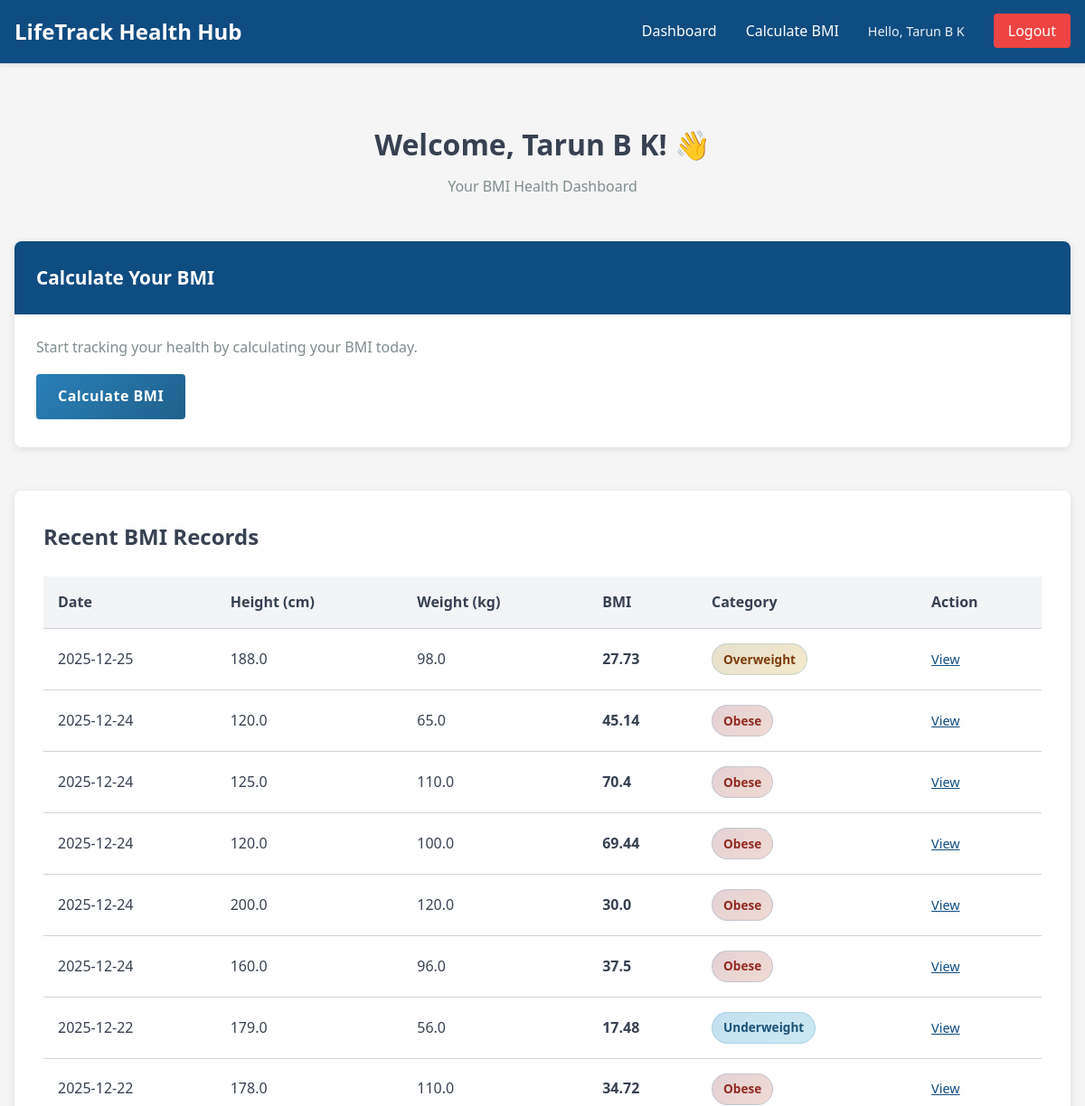
/dashboard (signed in, upper part), run on an earlier commit of the app's database.
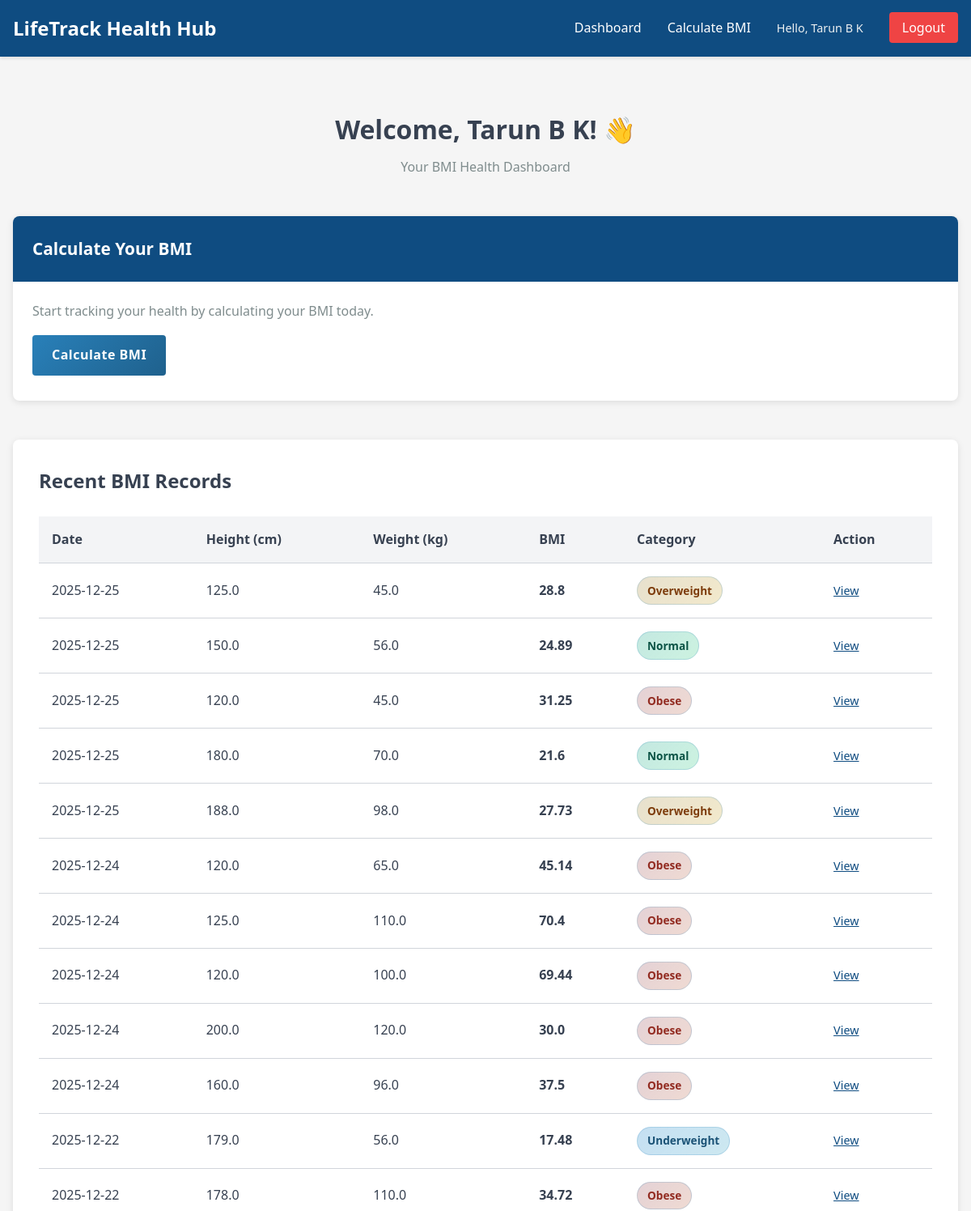
And on a later commit of the database.
### tables this page shows
CREATE TABLE bmi_records (
            id INTEGER PRIMARY KEY AUTOINCREMENT,
            patient_id INTEGER NOT NULL,
            height REAL NOT NULL,
            weight REAL NOT NULL,
            bmi REAL NOT NULL,
            category TEXT NOT NULL,
            date TIMESTAMP DEFAULT CURRENT_TIMESTAMP, age INTEGER,
            FOREIGN KEY (patient_id) REFERENCES users(id)
        );

### app.py (the view)
@app.route('/dashboard')
@login_required
def dashboard():
    db = get_db()
    cursor = db.cursor()
    cursor.execute(
        "SELECT * FROM bmi_records WHERE patient_id = ? AND date >= date('now', '-3 months') ORDER BY date DESC",
        (session['user_id'],)
    )
    records = cursor.fetchall()
    db.close()
    return render_template('dashboard.html', records=records)

### app.py (called while the page is built)
def get_db():
    db = sqlite3.connect(DATABASE)
    db.row_factory = sqlite3.Row
    return db

def login_required(f):
    @wraps(f)
    def decorated_function(*args, **kwargs):
        if 'user_id' not in session:
            return redirect(url_for('login'))
        return f(*args, **kwargs)
    return decorated_function

### templates/dashboard.html (shortened to what this page needs)
{% extends "base.html" %}
{% block content %}
<div class="dashboard-container">
    <div class="dashboard-header">
        <h1>Welcome, {{ session.get('user_name') }}! 👋</h1>
        <p>Your BMI Health Dashboard</p>
    </div>
    <div class="dashboard-grid">
        <div class="dashboard-card">
            <div class="card-header">
                <h2>Calculate Your BMI</h2>
            </div>
            <div class="card-body">
                <p>Start tracking your health by calculating your BMI today.</p>
                <a href="{{ url_for('bmi_calculator') }}" class="btn btn-primary">
                    Calculate BMI
                </a>
            </div>
        </div>
    </div>
    {% if records %}
    <div class="records-section">
        <h2>Recent BMI Records</h2>
        <div class="records-table">
            <table>
                <thead>
                    <tr>
                        <th>Date</th>
                        <th>Height (cm)</th>
                        <th>Weight (kg)</th>
                        <th>BMI</th>
                        <th>Category</th>
                        <th>Action</th>
                    </tr>
                </thead>
                <tbody>
                    {% for record in records %}
                    <tr>
                        <td>{{ record['date'][:10] }}</td>
                        <td>{{ record['height'] }}</td>
                        <td>{{ record['weight'] }}</td>
                        <td><strong>{{ record['bmi'] }}</strong></td>
                        <td>
                            <span class="badge badge-{{ record['category'].lower().replace(' ', '-') }}">
                                {{ record['category'] }}
                            </span>
                        </td>
                        <td>
                            <a href="{{ url_for('result', record_id=record['id']) }}" class="btn-link">View</a>
                        </td>
                    </tr>
                    {% endfor %}
                </tbody>
            </table>
        </div>
    </div>
    {% else %}
    <div class="no-records">
        <p>No BMI records yet. Start by calculating your BMI!</p>
    </div>
    {% endif %}
</div>
{% endblock %}

### templates/base.html (shortened to what this page needs)
<!DOCTYPE html>
<html lang="en">
<head>
    <link rel="stylesheet" href="{{ url_for('static', filename='css/style.css') }}">
</head>
<body>
    {% if session.get('user_id') %}
    <nav class="navbar">
        <div class="nav-container">
            <a href="{{ url_for('dashboard') }}" class="nav-logo">
                LifeTrack Health Hub
            </a>
            <ul class="nav-menu">
                <li class="nav-item">
                    <a href="{{ url_for('dashboard') }}" class="nav-link">Dashboard</a>
                </li>
                <li class="nav-item">
                    <a href="{{ url_for('bmi_calculator') }}" class="nav-link">Calculate BMI</a>
                </li>
                <li class="nav-item">
                    <span class="nav-username">Hello, {{ session.get('user_name') }}</span>
                </li>
                <li class="nav-item">
                    <a href="{{ url_for('logout') }}" class="nav-link logout-btn">Logout</a>
                </li>
            </ul>
        </div>
    </nav>
    {% endif %}
    <main class="main-content">
        {% block content %}{% endblock %}
    </main>
</body>
</html>

### static/css/style.css (style rules this page uses)
* { margin: 0; padding: 0; box-sizing: border-box; }
:root { --primary-color: #0F4C81; --secondary-color: #1BA098; --danger-color: #EF4444; --warning-color: #F59E0B; --info-color: #3B82F6; --light-gray: #F3F4F6; --dark-gray: #1F2937; --text-color: #374151; --border-color: #D1D5DB; --success-color: #10B981; --error-color: #EF4444; }
html, body { height: 100%; }
body { font-family: 'Segoe UI', Tahoma, Geneva, Verdana, sans-serif; line-height: 1.6; color: var(--text-color); background-color: #f5f5f5; }
a { text-decoration: none; color: var(--primary-color); transition: color 0.3s ease; }
.navbar { background-color: var(--primary-color); color: white; padding: 1rem 0; position: sticky; top: 0; z-index: 100; box-shadow: 0 2px 4px rgba(0,0,0,0.1); }
.nav-container { max-width: 1200px; margin: 0 auto; padding: 0 1rem; display: flex; justify-content: space-between; align-items: center; }
.nav-logo { font-size: 1.5rem; font-weight: bold; color: white; display: flex; align-items: center; gap: 0.5rem; }
.nav-menu { display: flex; list-style: none; gap: 2rem; align-items: center; flex-wrap: wrap; }
.nav-item a { color: white; transition: color 0.3s ease; }
.nav-username { color: #ecf0f1; font-size: 0.9rem; }
.logout-btn { background-color: var(--danger-color); padding: 0.5rem 1rem; border-radius: 4px; transition: background-color 0.3s ease; }
.main-content { min-height: calc(100vh - 200px); max-width: 1200px; margin: 2rem auto; padding: 0 1rem; }
.btn { padding: 0.75rem 1.5rem; border: none; border-radius: 4px; font-size: 1rem; cursor: pointer; transition: all 0.3s ease; display: inline-block; text-align: center; font-weight: 600; }
.btn-primary { background: linear-gradient(135deg, #2980b9 0%, #1f618d 100%); color: white; font-weight: 600; letter-spacing: 0.5px; position: relative; overflow: hidden; }
.btn-primary::before { content: ''; position: absolute; top: 0; left: -100%; width: 100%; height: 100%; background: linear-gradient(90deg, transparent, rgba(255, 255, 255, 0.2), transparent); transition: left 0.5s; }
.btn-link { background: none; border: none; cursor: pointer; color: var(--primary-color); padding: 0; text-decoration: underline; font-size: 0.9rem; }
.badge { background: linear-gradient(135deg, rgba(41, 128, 185, 0.1) 0%, rgba(46, 204, 113, 0.05) 100%); border: 1px solid rgba(41, 128, 185, 0.2); padding: 0.5rem 1rem; border-radius: 20px; font-size: 0.85rem; color: #1a4d6d; font-weight: 600; transition: all 0.3s ease; }
.dashboard-container { padding: 2rem 0; }
.dashboard-header { text-align: center; margin-bottom: 3rem; }
.dashboard-header h1 { font-size: 2rem; margin-bottom: 0.5rem; }
.dashboard-header p { color: #7f8c8d; }
.dashboard-grid { display: grid; grid-template-columns: repeat(auto-fit, minmax(300px, 1fr)); gap: 2rem; margin-bottom: 3rem; }
.dashboard-card { background: white; border-radius: 8px; box-shadow: 0 2px 8px rgba(0,0,0,0.1); overflow: hidden; transition: transform 0.3s ease, box-shadow 0.3s ease; }
.card-header { background-color: var(--primary-color); color: white; padding: 1.5rem; }
.card-header h2 { font-size: 1.3rem; margin: 0; }
.card-body { padding: 1.5rem; }
.card-body p { color: #7f8c8d; margin-bottom: 1rem; }
.records-section { background: white; border-radius: 8px; box-shadow: 0 2px 8px rgba(0,0,0,0.1); padding: 2rem; margin-top: 2rem; }
.records-section h2 { margin-bottom: 1.5rem; color: var(--text-color); }
.records-table { overflow-x: auto; }
table { width: 100%; border-collapse: collapse; }
table thead { background-color: var(--light-gray); }
table th, table td { padding: 1rem; text-align: left; border-bottom: 1px solid var(--border-color); }
table th { font-weight: 600; color: var(--text-color); }
.badge { display: inline-block; padding: 0.35rem 0.75rem; border-radius: 20px; font-size: 0.85rem; font-weight: 600; }
.badge-underweight { background-color: #d6eaf8; color: #1a5276; }
.badge-normal { background-color: #d5f4e6; color: #0b5345; }
.badge-overweight { background-color: #fdebd0; color: #7d3c0b; }
.badge-obese { background-color: #fadbd8; color: #922b21; }

What changed in the data, as far as the page shows it:
added bmi_records: date "2025-12-25", height "125.0", weight "45.0", bmi "28.8", category "Overweight"
added bmi_records: date "2025-12-25", height "150.0", weight "56.0", bmi "24.89", category "Normal"
added bmi_records: date "2025-12-25", height "120.0", weight "45.0", bmi "31.25", category "Obese"
added bmi_records: date "2025-12-25", height "180.0", weight "70.0", bmi "21.6", category "Normal"
